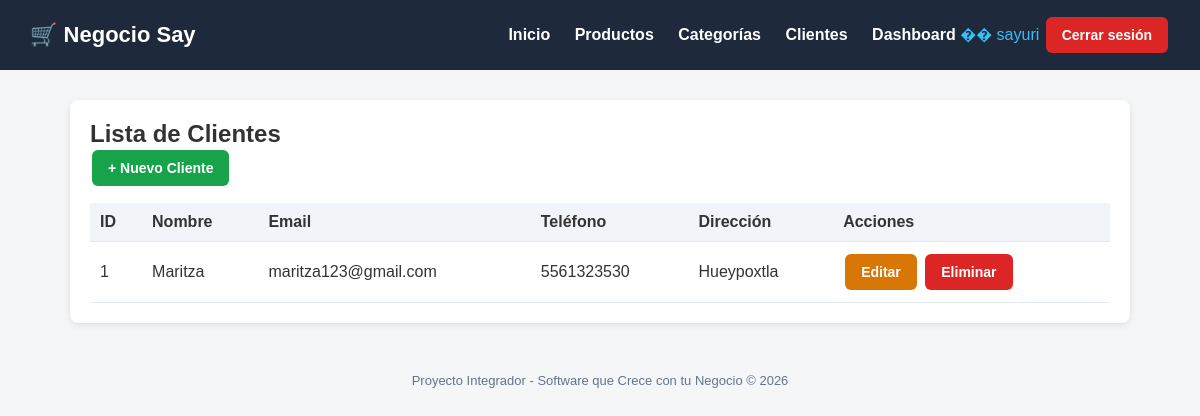
The app's page /clientes/ (signed in) with its own data.
### tienda/models.py (models this page shows, shortened)
class Cliente(models.Model):
    nombre = models.CharField(max_length=200)
    email = models.EmailField()
    telefono = models.CharField(max_length=20)
    direccion = models.TextField()
    fecha_registro = models.DateTimeField(auto_now_add=True)
    class Meta:
        verbose_name = "Cliente"
        verbose_name_plural = "Clientes"

### tienda/views.py (the view)
# urls.py: path('clientes/', views.lista_clientes, name='lista_clientes'),
@login_required
def lista_clientes(request):
    clientes = Cliente.objects.all()
    return render(request, 'tienda/clientes/lista.html', {'clientes': clientes})

### tienda/templates/tienda/clientes/lista.html (shortened to what this page needs)
{% extends 'base.html' %}
{% block content %}
<div class="card">
    <h2>Lista de Clientes</h2>
    <a href="{% url 'crear_cliente' %}" class="btn btn-success">+ Nuevo Cliente</a> <table>
        <thead>
            <tr><th>ID</th><th>Nombre</th><th>Email</th><th>Teléfono</th><th>Dirección</th><th>Acciones</th></tr>
        </thead>
        <tbody>
            {% for cliente in clientes %}
            <tr>
                <td>{{ cliente.id }}</td>
                <td>{{ cliente.nombre }}</td>
                <td>{{ cliente.email }}</td>
                <td>{{ cliente.telefono }}</td>
                <td>{{ cliente.direccion }}</td>
                <td>
                    <a href="{% url 'editar_cliente' cliente.pk %}" class="btn btn-warning">Editar</a> <a href="{% url 'eliminar_cliente' cliente.pk %}" class="btn btn-danger">Eliminar</a> </td>
                </tr>
                {% empty %}
                <tr><td colspan="6">No hay clientes registrados.</td></tr>
                {% endfor %}
            </tbody>
        </table>
    </div>
    {% endblock %}

### tienda/templates/base.html (shortened to what this page needs)
<!DOCTYPE html>
<html lang="es">
<head>
</head>
<body>
    <header>
        <h1>🛒  Negocio Say</h1>
        <nav>
            <a href="{% url 'inicio' %}">Inicio</a>
            <a href="{% url 'lista_productos' %}">Productos</a>
            <a href="{% url 'lista_categorias' %}">Categorías</a>
            <a href="{% url 'lista_clientes' %}">Clientes</a>
            {% if user.is_authenticated %}
             <a href="{% url 'dashboard' %}">Dashboard</a>
             <span style="color:#38bdf8;">�� {{ user.username }}</span>
             <form action="{% url 'logout' %}" method="post" style="display:inline ;">
                <button type="submit" class="btn btn-danger" style="margin-left:10p x;">Cerrar sesión</button>
            </form>
            {% else %}
            <a href="{% url 'login' %}">Iniciar sesión</a>
            {% endif %}
        </nav>
    </header>
    <div class="container">
        {% block content %}{% endblock %}
    </div>
    <footer>
        Proyecto Integrador - Software que Crece con tu Negocio &copy; {% now "Y" %}
    </footer>
</body>
</html>

### tienda/templates/base.html (style rules this page uses)
* { margin: 0; padding: 0; box-sizing: border-box; }
body { font-family: Arial, sans-serif; background: #f4f6f8; color: #333; }
header { background: #1e293b; color: #fff; padding: 15px 30px; display: flex; justify-content: space-between; align-items: center; }
header h1 { font-size: 22px; }
header nav a { color: #fff; text-decoration: none; margin-left: 20px; font-weight: bold; }
.container { max-width: 1100px; margin: 30px auto; padding: 0 20px; }
.card { background: #fff; border-radius: 8px; padding: 20px; box-shadow: 0 2px 6px rgba(0,0,0,0.1); margin-bottom: 20px; }
.btn { display: inline-block; padding: 10px 16px; border-radius: 6px; text-decoration: none; color: #fff; font-weight: bold; border: none; cursor: pointer; font-size: 14px; margin: 2px; }
.btn-success { background: #16a34a; }
.btn-danger { background: #dc2626; }
.btn-warning { background: #d97706; }
table { width: 100%; border-collapse: collapse; margin-top: 15px; }
th, td { padding: 10px; text-align: left; border-bottom: 1px solid #e2e8f0; }
th { background: #f1f5f9; }
footer { text-align: center; padding: 20px; color: #64748b; font-size: 13px; }

### records on screen
Cliente: id "1", nombre "Maritza", email "maritza123@gmail.com", telefono "5561323530", direccion "Hueypoxtla"

### other values on screen
{{ user.username }} "sayuri"
